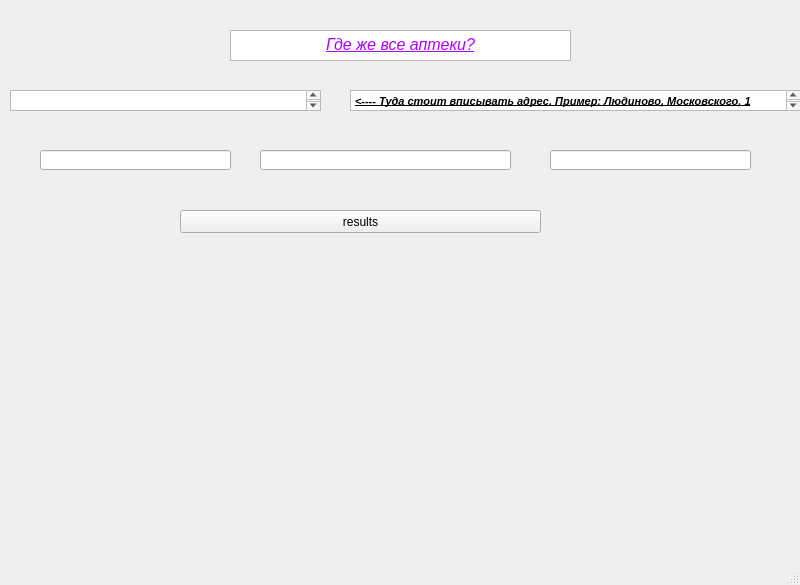
<?xml version="1.0" encoding="UTF-8"?>
<ui version="4.0">
 <class>MainWindow</class>
 <widget class="QMainWindow" name="MainWindow">
  <property name="geometry">
   <rect>
    <x>0</x>
    <y>0</y>
    <width>800</width>
    <height>585</height>
   </rect>
  </property>
  <property name="windowTitle">
   <string>MainWindow</string>
  </property>
  <widget class="QWidget" name="centralwidget">
   <widget class="QTextEdit" name="zapros">
    <property name="geometry">
     <rect>
      <x>10</x>
      <y>90</y>
      <width>311</width>
      <height>21</height>
     </rect>
    </property>
    <property name="html">
     <string>&lt;!DOCTYPE HTML PUBLIC &quot;-//W3C//DTD HTML 4.0//EN&quot; &quot;http://www.w3.org/TR/REC-html40/strict.dtd&quot;&gt;
&lt;html&gt;&lt;head&gt;&lt;meta name=&quot;qrichtext&quot; content=&quot;1&quot; /&gt;&lt;style type=&quot;text/css&quot;&gt;
p, li { white-space: pre-wrap; }
&lt;/style&gt;&lt;/head&gt;&lt;body style=&quot; font-family:'MS Shell Dlg 2'; font-size:8.25pt; font-weight:400; font-style:normal;&quot;&gt;
&lt;p style=&quot;-qt-paragraph-type:empty; margin-top:0px; margin-bottom:0px; margin-left:0px; margin-right:0px; -qt-block-indent:0; text-indent:0px;&quot;&gt;&lt;br /&gt;&lt;/p&gt;&lt;/body&gt;&lt;/html&gt;</string>
    </property>
   </widget>
   <widget class="QPushButton" name="btn_res">
    <property name="geometry">
     <rect>
      <x>180</x>
      <y>210</y>
      <width>361</width>
      <height>23</height>
     </rect>
    </property>
    <property name="text">
     <string>results</string>
    </property>
   </widget>
   <widget class="QTextEdit" name="textEdit">
    <property name="geometry">
     <rect>
      <x>230</x>
      <y>30</y>
      <width>341</width>
      <height>31</height>
     </rect>
    </property>
    <property name="html">
     <string>&lt;!DOCTYPE HTML PUBLIC &quot;-//W3C//DTD HTML 4.0//EN&quot; &quot;http://www.w3.org/TR/REC-html40/strict.dtd&quot;&gt;
&lt;html&gt;&lt;head&gt;&lt;meta name=&quot;qrichtext&quot; content=&quot;1&quot; /&gt;&lt;style type=&quot;text/css&quot;&gt;
p, li { white-space: pre-wrap; }
&lt;/style&gt;&lt;/head&gt;&lt;body style=&quot; font-family:'MS Shell Dlg 2'; font-size:8.25pt; font-weight:400; font-style:normal;&quot;&gt;
&lt;p align=&quot;center&quot; style=&quot; margin-top:0px; margin-bottom:0px; margin-left:0px; margin-right:0px; -qt-block-indent:0; text-indent:0px;&quot;&gt;&lt;span style=&quot; font-size:12pt; font-style:italic; text-decoration: underline; color:#aa00ff;&quot;&gt;Где же все аптеки?&lt;/span&gt;&lt;/p&gt;&lt;/body&gt;&lt;/html&gt;</string>
    </property>
   </widget>
   <widget class="QTextEdit" name="textEdit_2">
    <property name="geometry">
     <rect>
      <x>350</x>
      <y>90</y>
      <width>451</width>
      <height>21</height>
     </rect>
    </property>
    <property name="html">
     <string>&lt;!DOCTYPE HTML PUBLIC &quot;-//W3C//DTD HTML 4.0//EN&quot; &quot;http://www.w3.org/TR/REC-html40/strict.dtd&quot;&gt;
&lt;html&gt;&lt;head&gt;&lt;meta name=&quot;qrichtext&quot; content=&quot;1&quot; /&gt;&lt;style type=&quot;text/css&quot;&gt;
p, li { white-space: pre-wrap; }
&lt;/style&gt;&lt;/head&gt;&lt;body style=&quot; font-family:'MS Shell Dlg 2'; font-size:8.25pt; font-weight:400; font-style:normal;&quot;&gt;
&lt;p align=&quot;justify&quot; style=&quot; margin-top:0px; margin-bottom:0px; margin-left:0px; margin-right:0px; -qt-block-indent:0; text-indent:0px;&quot;&gt;&lt;span style=&quot; font-weight:600; font-style:italic; text-decoration: underline;&quot;&gt;&amp;lt;---- Туда стоит вписывать адрес. Пример: Людиново, Московского, 1&lt;/span&gt;&lt;/p&gt;&lt;/body&gt;&lt;/html&gt;</string>
    </property>
   </widget>
   <widget class="QLineEdit" name="pharmacy_name">
    <property name="geometry">
     <rect>
      <x>40</x>
      <y>150</y>
      <width>191</width>
      <height>20</height>
     </rect>
    </property>
   </widget>
   <widget class="QLineEdit" name="pharmacy_address">
    <property name="geometry">
     <rect>
      <x>260</x>
      <y>150</y>
      <width>251</width>
      <height>20</height>
     </rect>
    </property>
   </widget>
   <widget class="QLineEdit" name="pharmacy_hours">
    <property name="geometry">
     <rect>
      <x>550</x>
      <y>150</y>
      <width>201</width>
      <height>20</height>
     </rect>
    </property>
   </widget>
  </widget>
  <widget class="QMenuBar" name="menubar">
   <property name="geometry">
    <rect>
     <x>0</x>
     <y>0</y>
     <width>800</width>
     <height>21</height>
    </rect>
   </property>
  </widget>
  <widget class="QStatusBar" name="statusbar"/>
 </widget>
 <resources/>
 <connections/>
</ui>
